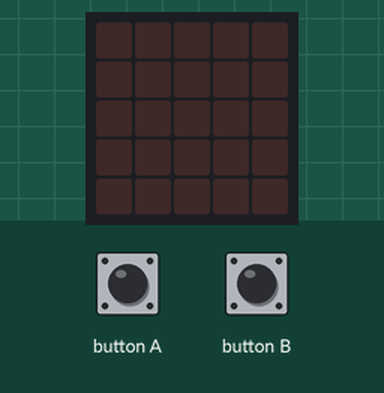
Simulated run of this program. Board: BBC micro:bit (MakeCode). Shown: the board's 5×5 LED display. The test bench sets the inputs (shaded band).

Above: at 1.2 s.
1.3 s: button A pressed for 3.2 s
At 2.3 s:
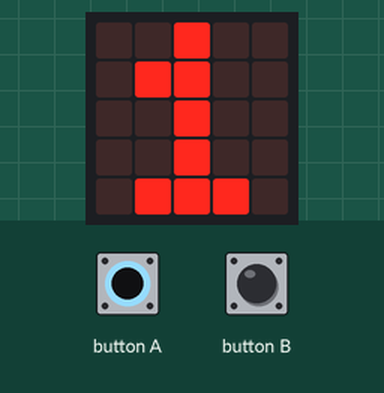
6.0 s: button B pressed for 0.15 s
At 6.6 s:
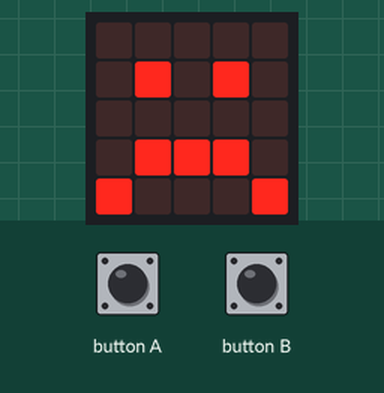
7.6 s: button A pressed for 0.15 s
At 7.9 s:
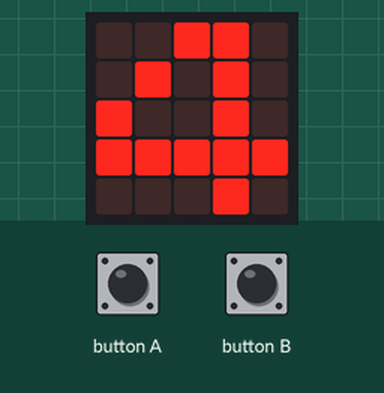
10.3 s: button B pressed for 1 s
At 10.8 s:
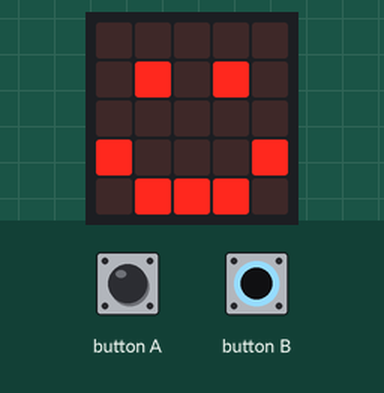
Timing chart, 0 to 13.3 s (numbered marks = the images above; inputs shaded):
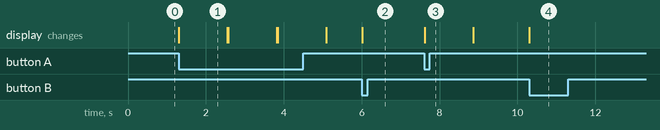

The program:

Code.py
```python
AnzahlSchlangen = 0

def on_forever():
    global AnzahlSchlangen
    if input.button_is_pressed(Button.A):
        AnzahlSchlangen += 1
        basic.show_number(AnzahlSchlangen)
        basic.pause(500)
        basic.clear_screen()
    elif input.button_is_pressed(Button.B):
        if AnzahlSchlangen / 2 == 2:
            basic.show_icon(IconNames.HAPPY)
        else:
            basic.show_icon(IconNames.SAD)
basic.forever(on_forever)
```

Measured:
- after the input at 1.3 s, the display: changes at once (image 1)
- after the input at 6.0 s, the display: changes at once (image 2)
- after the input at 7.6 s, the display: changes at once (image 3)
- after the input at 10.3 s, the display: changes at once (image 4)
- what the display in image 1 shows lasts 1.3 s, from 1.3 s to 2.6 s
